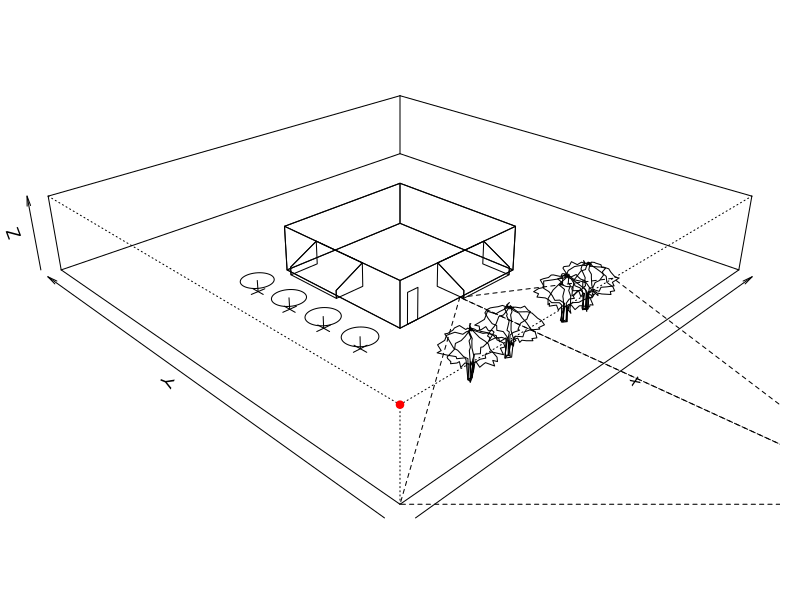

Write the R code that produced this figure.
####################
## Core functions ##
####################

## start a 3d scene function
site3d <- function(bg="#ffffff", linecol="#000000",
                    xlim=c(-15,15), ylim=c(-15,15), zlim=c(0,5),
                    theta=-45, phi=20, r=sqrt(3), plot=TRUE, box=FALSE,...) {
    
    par(mar=c(1,1,1,1), bg=bg)
    tm <- persp(matrix(rep(0,4), nrow=2),
                xlim=xlim, ylim=ylim, zlim=zlim,
                col="#00000000", border=NA, theta=theta, phi=phi, xlab="x", scale=FALSE, box=box, ...)
    if (!plot) {
        dev.off()
        invisible(return(tm))
    }

    ##return the transformation matrix to add any other points
    invisible(tm)
}


## rotate around axis function
rotpts <- function(x, axis, angle) {

    angle <- angle * pi/180
    
    if(axis == "x") {
        rmat <- matrix(c(1,0,0,0,cos(angle),sin(angle),0,-sin(angle),cos(angle)), nrow=3)
    } else
        if(axis == "y") {
            rmat <- matrix(c(cos(angle),0,-sin(angle),0,1,0,sin(angle),0,cos(angle)), nrow=3)
        } else
            if(axis == "z") {
                rmat <- matrix(c(cos(angle),sin(angle),0,-sin(angle),cos(angle),0,0,0,1), nrow=3)
            }

    res <- t(rmat %*% t(x))
    split(res, c("x","y","z")[col(res)])
}


## translate (move) function
transpts <- function(x, xa=0, ya=0, za=0) {
    x$x <- x$x + xa
    x$y <- x$y + ya
    x$z <- x$z + za
    x
}

## TODO scale function


## functions for surface normal calculation

## crossproduct in 3D
vector.cross <- function(a, b) {
    if(length(a)!=3 || length(b)!=3){
        stop("Cross product is only defined for 3D vectors.");
    }
    i1 <- c(2,3,1)
    i2 <- c(3,1,2)
    return (a[i1]*b[i2] - a[i2]*b[i1])
}

## actual calculation of surface normal
normcalc <- function(x, chunk=FALSE) {
    if(!is.data.frame(x)) x <- as.data.frame(x)
    i <- x[2:3,] - x[c(1,1),]
    iA <- unlist(i[1,])
    iB <- unlist(i[2,])
    setNames(as.list(vector.cross(iA,iB)), c("x","y","z"))
}

## n-sided polygon / circle function (if n=high enough, approximates a circle)
npoly <- function(r, n) {
  angles <- seq(0, 2*pi, length.out=n)
  data.frame(x = r*cos(angles), y = r*sin(angles), z=0)
}

## create a simplified trans3d() function to take x/y/z as a single input
t3d <- function(x,pmat) do.call(trans3d, c(list(pmat=pmat), x) )


###########
## Setup ##
###########


## start the plot and save the transformation matrix for x/y/z to x/y for plotting
tm <- site3d(theta=-45, phi=25, r=0, box=TRUE)


##########
## Plot ##
##########

## floor
flr <- data.frame(x=c(-5,5,5,-5), y=c(-5,-5,5,5), z=c(0,0,0,0))
polygon(t3d(flr, tm))

## wall sides - always rotated around (0,0), so if start at one edge, just rotate once
wall <- data.frame(x=c(-5,5,5,-5), y=c(-5,-5,-5,-5), z=c(0,0,3,3))
wallcol <- "#bf7e2400"

polygon(t3d(wall, tm), col=wallcol)
polygon(t3d(rotpts(wall, axis="z", angle=90), tm), col=wallcol)
polygon(t3d(rotpts(wall, axis="z", angle=-90), tm), col=wallcol)
polygon(t3d(rotpts(wall, axis="z", angle=180), tm), col=wallcol)


## shade awning
awncol <- "#839b1800"
awn <- list(
    main = data.frame(x=c(0,0,2,2,2,2), y=c(-2,2,2,2,-2,-2), z=c(1.5,1.5,0.5,0,0,0.5)),
    s1   = data.frame(x=c(0,2,2,0),     y=c(2,2,2,2),        z=c(1.5,0.5,0,0)),
    s2   = data.frame(x=c(0,2,2,0),     y=c(-2,-2,-2,-2),    z=c(1.5,0.5,0,0))
)

lapply(awn, function(x) polygon(t3d(transpts(rotpts(x, axis="z", angle=180), xa=-5, za=1.5), pmat=tm), col=awncol) )
lapply(awn, function(x) polygon(t3d(transpts(rotpts(x, axis="z", angle=-90), ya=-5, za=1.5), pmat=tm), col=awncol) )

## roof - floor + 3 metres
roofcol <- "#cccccc00"
roof <- transpts(flr, za=3)
polygon(t3d(transpts(flr, za=3), tm), col=roofcol)


## standard door
doorcol <- "#ffffff00"
door <- data.frame(x=c(-0.41,-0.41,0.41,0.41), y=c(0,0,0,0), z=c(0,2.04,2.04,0))
polygon(t3d(transpts(door, ya=-5, xa=-4), pmat=tm), col=doorcol)


## add some trees
treecol = "#000000"

treept <- data.frame(
    x = c(-0.15, -0.17, -0.4, -0.75, -0.81, -1.08, 
          -1.57, -1.5, -1.75, -1.58, -1.3, -1.15, -0.8, -0.48, -0.18, -0.05, 
          0, 0.05, 0.18, 0.48, 0.8, 1.15, 1.3, 1.58, 1.75, 1.5, 1.57, 1.08, 
          0.81, 0.75, 0.4, 0.17, 0.15),
    y = 0,
    z = c(0, 1.12, 1.24, 1.17, 1.4, 
          1.49, 1.58, 1.77, 1.95, 2.1, 2.29, 2.55, 2.67, 2.76, 2.86, 2.91, 
          2.93, 2.91, 2.86, 2.76, 2.67, 2.55, 2.29, 2.1, 1.95, 1.77, 1.58, 
          1.49, 1.4, 1.17, 1.24, 1.12, 0)
)

tree <- lapply(c(0,45,90,135), function(a) rotpts(treept, angle=a, axis="z"))

## add some slightly randomised trees
invisible(Map(
    function(x, xa, ya) {
        x <- lapply(x, transpts, xa=xa, ya=ya)
        ## trees aren't identical so jitter them
        x <- lapply(x, function(x) lapply(x, jitter, amount=0.1) )
        ## actually plot
        lapply(x, function(x) polygon(t3d(x, pmat=tm), border=treecol))
    },
    list(tree),
    jitter(c(-6,-3,2,4), 0.15),
    jitter(-11, 0.15)
))


## add a couple of outdoor dining tables
outtab <- list(
    top  = transpts(npoly(r=1, n=50), za=0.75),
    cntr = data.frame(x=c(0,0), y=c(0,0), z=c(0,0.75)),
    leg1 = data.frame(x=c(-0.5,0.5), y=c(0,0), z=c(0,0)),
    leg2 = data.frame(x=c(0,0), y=c(-0.5,0.5), z=c(0,0))
)

invisible(Map(
    function(x, xa, ya) {
        x <- lapply(x, transpts, xa=xa, ya=ya)
        lapply(x, function(x) polygon(t3d(x, pmat=tm)))
    },
    list(outtab),
    -8,
    c(4,1,-2,-5)
))







## test normals
##normcol <- "grey50"
##normlty <- 3
##
##lines(t3d(rbind(wall[1,], normcalc(wall)), tm), col=normcol, lty=normlty)
##lines(t3d(rbind.data.frame(
##    rotpts(wall[1,], axis="z", angle=90),
##    normcalc(rotpts(wall, axis="z", angle=90))),tm), col=normcol, lty=normlty)
##lines(t3d(rbind.data.frame(
##    rotpts(wall[1,], axis="z", angle=180),
##    normcalc(rotpts(wall, axis="z", angle=180))),tm), col=normcol, lty=normlty)
##lines(t3d(rbind.data.frame(
##    rotpts(wall[1,], axis="z", angle=270),
##    normcalc(rotpts(wall, axis="z", angle=270))),tm), col=normcol, lty=normlty)
##
##lines(t3d(rbind(flr[1,], normcalc(flr)), tm), col=normcol, lty=normlty)

light <- list(x=-15, y=-15, z=5)
points(t3d(light, tm), col="red", pch=19)

tri <- rbind(replace(wall[1,],,c(0,-5,0)), light, normcalc(wall))
polygon(t3d(cbind(tri[c(1,2)], z=0), tm), lty=2)

dtri <- dist(tri[1:2])
## horizontal angle
acos((dtri[1]^2 + dtri[2]^2 - dtri[3]^2) / (2 * dtri[1] * dtri[2])) * 180 / pi

## for totally flat lighting purely on the rotational angle, then
## the angle needs to be not based on the angle of point-to-point, but
## rather the angle between the PLANE the light sits on and PLANE of the surface
## This is currently point lighting, but that is okay


dtri <- dist(tri[c(2,3)])
polygon(t3d(cbind(tri[0], x=0, tri[2:3]), tm), lty=2)

## vertical angle
acos((dtri[1]^2 + dtri[2]^2 - dtri[3]^2) / (2 * dtri[1] * dtri[2])) * 180 / pi




           









## for drawing an object in a 2d plane and then
## rotating around an axis like a lathe to make it 3d
##dev.new()
##plot(NA, xlim=c(-3,3), ylim=c(0,3))
##abline(v=0, h=0, col="red")
##pts <- locator()




##Example:
##
##    Find a normal to the plane that passes through the points (1, 0, 2), (2, 3, 0), and (1, 2, 4) 
##
##Solution:

##    By direct substitution, A = ( 2, 3, 0 ) - ( 1, 0, 2) = ( 1, 3, -2 ) and B = (1, 2, 4) - (1, 0, 2) = (0, 2, 2),
##so their cross product n = ( 10, -2, 2 ).
##
##dat <- rbind(c(1, 0, 2), c(2, 3, 0), c(1, 2, 4))
##o <- dat[c(2,3),] - dat[c(1,1),]
##vector.cross(o[1,], o[2,])
##
##site3d(theta=70)
##points(t3d(unname(data.frame(dat)),tm), col=1:3)
##polygon(t3d(unname(data.frame(dat)),tm))
##lines(c(0.138,0.012),c(0.03159,-0.0027))
##
## the normal point seems to be perpendicular to the first point passed into the equation
## for a plane




